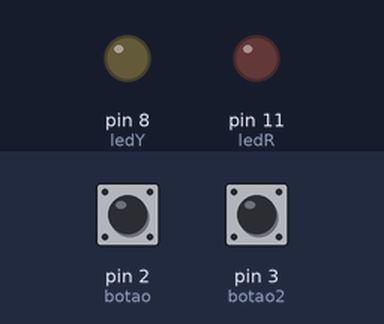
This sketch was run on a simulated Arduino Uno, built with avr-gcc and run on an emulated ATmega328P. On the bench: output pins drawn as LEDs (lit = HIGH). The inputs (shaded band) are chosen by the test bench; at power-on: pin 2 (botao) HIGH, pin 3 (botao2) HIGH.

Above: at 1.2 s.
1.3 s: pin 2 (botao) pulled LOW for 0.15 s
At 1.7 s:
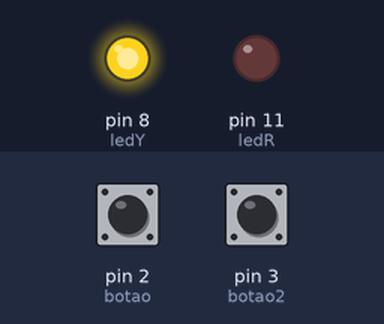
2.9 s: pin 3 (botao2) pulled LOW for 0.15 s
At 4.1 s:
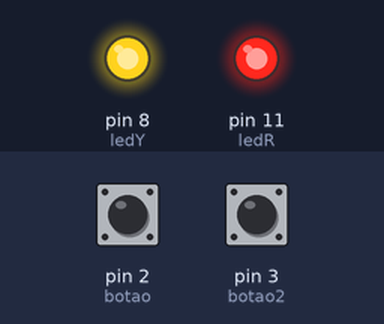
4.5 s: pin 2 (botao) pulled LOW for 1 s
At 5.3 s:
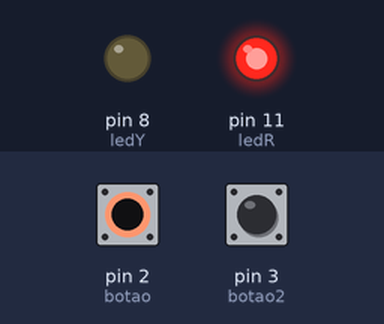
7.0 s: pin 2 (botao) pulled LOW for 3.2 s
At 8.4 s:
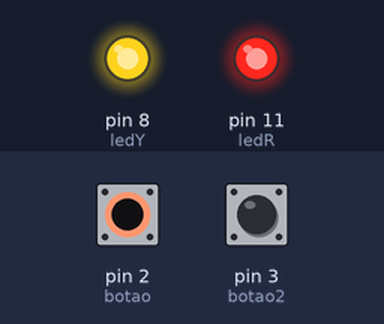
11.7 s: pin 3 (botao2) pulled LOW for 1 s
At 12.0 s:
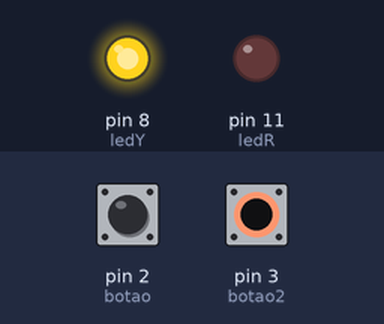
Timing chart, 0 to 14.7 s (numbered marks = the images above; inputs shaded):
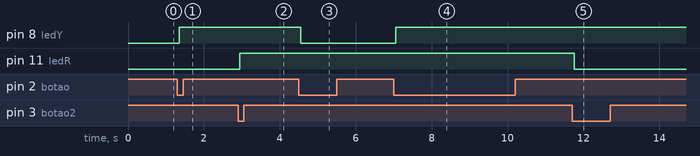

The sketch:

debounce_2botoes.ino
```cpp
const int botao = 2;
const int botao2 = 3;

const int ledY = 8;
const int ledR = 11;

int estado_led = LOW;
int estado_led2 = LOW;

int estado_botao;
int estado_botao2;

int ultimo_estado_botao = HIGH;
int ultimo_estado_botao2 = HIGH;
unsigned long tempo_debounce = 0;
unsigned long tempo_debounce2 = 0;
unsigned long atraso = 50;
void setup() {
  pinMode(botao, INPUT_PULLUP);
  pinMode(botao2, INPUT_PULLUP);
  pinMode(ledY, OUTPUT);
  pinMode(ledR, OUTPUT);
  digitalWrite(ledY, estado_led);
}

void loop() {
  int leitura = digitalRead(botao);
  if (leitura != ultimo_estado_botao) {
    tempo_debounce = millis();

  }
if ((millis()- tempo_debounce) > atraso)
{
  if (leitura != estado_botao){
    estado_botao = leitura;
    if (estado_botao == LOW){
      estado_led = !estado_led;
    }
  }
}

 int leitura2 = digitalRead(botao2);
  if (leitura2 != ultimo_estado_botao2) {
    tempo_debounce = millis();

  }
if ((millis()- tempo_debounce) > atraso)
{
  if (leitura2 != estado_botao2){
    estado_botao2 = leitura2;
    if (estado_botao2 == LOW){
      estado_led2 = !estado_led2;
    }
  }
}
digitalWrite (ledY, estado_led);
ultimo_estado_botao = leitura;
digitalWrite (ledR, estado_led2);
ultimo_estado_botao2 = leitura2;
}
```

Measured:
- after the input at 1.3 s, pin 8 (ledY): LOW → HIGH after 0.05 s
- after the input at 2.9 s, pin 11 (ledR): LOW → HIGH after 0.05 s
- after the input at 4.5 s, pin 8 (ledY): HIGH → LOW after 0.05 s
- after the input at 7.0 s, pin 8 (ledY): LOW → HIGH after 0.05 s
- after the input at 11.7 s, pin 11 (ledR): HIGH → LOW after 0.05 s
